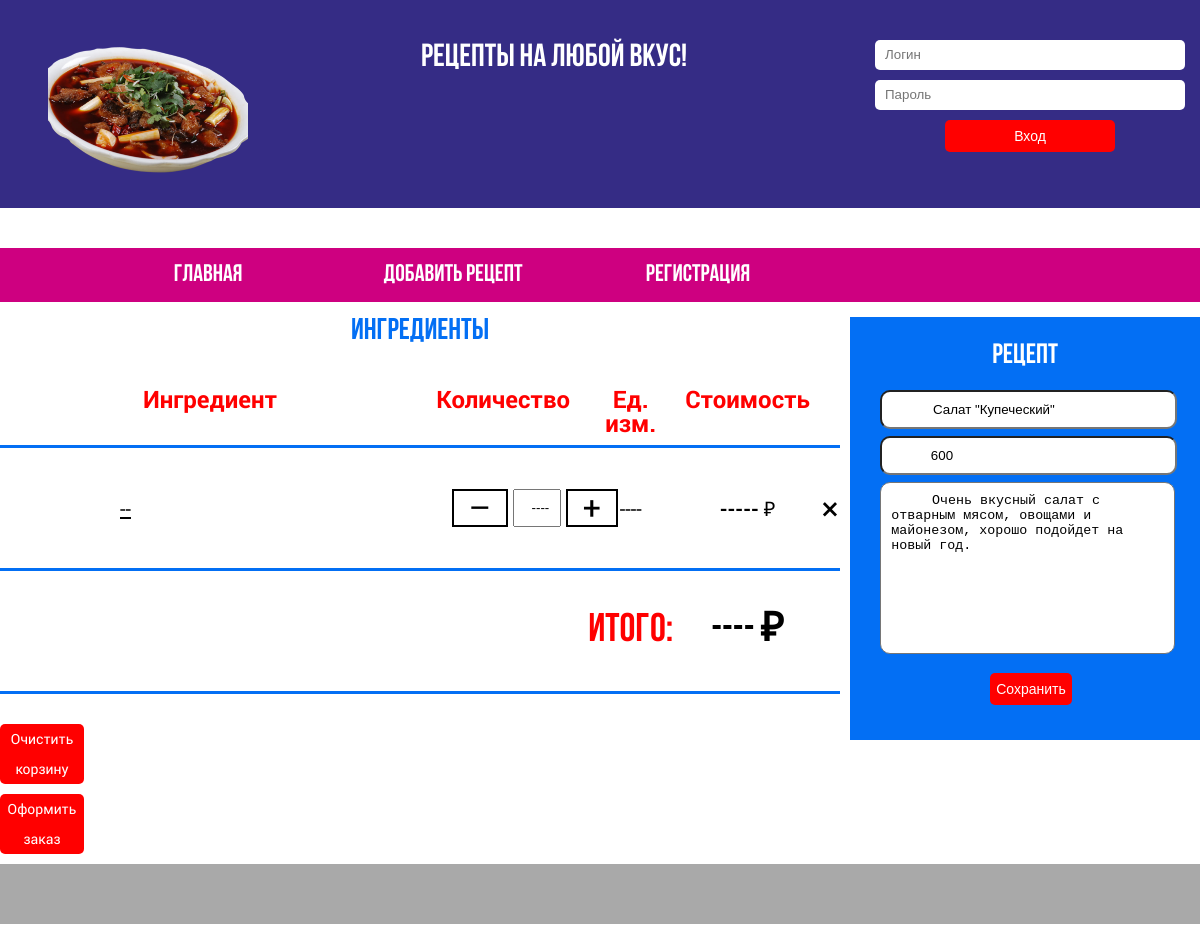
Page /recipe/3/ on the committed database.
### receipts/models.py (models this page shows, shortened)
class Recipe(models.Model):
    author = models.ForeignKey('auth.User', on_delete=models.CASCADE, null=True, )
    name = models.CharField(max_length=255)
    total_cost = models.DecimalField(max_digits=8, decimal_places=2,)
    total_weight = models.PositiveIntegerField()
    description = models.TextField()

### receipts/views.py (the view)
# urls.py: path('recipe/<int:pk>/', views.update_page, name='update_page'),
def update_page(request, pk):
    receipt = Recipe.objects.get(id=pk)
    form = RecipeCreationForm(initial={'name': receipt.name, 'total_weight': receipt.total_weight, 'description': receipt.description})
    print("------------------------------------------------------------------------------------------------------------------------")
    print(form.is_valid())
    receipt = Recipe.objects.get(id=pk)
    context = {
        'form': form,
        'pk': pk,
        'receipt': receipt,
        'components' : list(map(lambda x: str(x), list(receipt.ingredient_set.all()))),
    }
    return render(request, 'edit_recipe.html', context)

### receipts/forms.py
class RecipeCreationForm(forms.ModelForm):
    class Meta:
        model = Recipe
        fields = ('name', 'total_weight', 'description',)
        widgets = {
            'name': forms.TextInput(attrs=
            {
                'class': 'form-input',
                'required':'',
                'name':'name',
                'id':'name',
                'type':'text',
                'placeholder':'Наименование',
            }),
            'total_weight': forms.NumberInput(attrs=
            {
                'class': 'form-input',
                'required':'',
                'name':'total_weight',
                'id':'total_weight',
                'type':'number',
                'placeholder':'Общий вес',
            }),
            'description': forms.Textarea(attrs=
            {
                'class': 'form-input',
                'required':'',
                'name':'description',
                'id':'description',
                'type':'text',
                'placeholder':'Описнание',
            })
        }

### receipts/models.py (called while the page is built)
    def __str__(self):
        return  "\"" + self.product.name + "\"" + " в количестве " + str(self.qty) + " " + self.unit

### templates/edit_recipe.html (shortened to what this page needs)
{% extends 'base.html' %}
{% block content %}
<div class="personal_banner-form">
    <span class="form_title">рецепт</span>
    <form method="POST" action="/recipe/{{pk}}/edit/" class="login-form spacer" id="signup-form">
        <div class="input-group">
            {{form.name}}
        </div>
        <div class="input-group">
            {{form.total_weight}}
        </div>
        <div class="input-group">
            {{form.description}}
        </div>
        <input class="but" type="submit" class="submit" value="Сохранить">
    </form>
</div>
<section class = "favourite">
    <div class = "watch_orders">
        <h1 class = "title">Ингредиенты</h1>
        <table class = "basket-table" >
        <thead>
            <tr>
                <th>Ингредиент</th>
                <th>Количество</th>
                <th>Ед. изм.</th>
                <th>Стоимость</th>
                <th></th>
            </tr>
        </thead>
        <tbody>
            <tr>
                <td id = "lines_basket" class = "basket-table_product">
                    <span class = "basket-table_name"> --               </span>
                </td>
                <td id = "lines_basket"class = "basket-table_count">
                    <div class = "basket-count">
                        <div class = "minus">
                            <span><a href = "" title = "Уменьшить">&#8211;</a></span>
                        </div>
                        <div class = "current">
                            <input class = "g-input" type = "text" value = "    ----     " readonly>
                        </div>
                        <div class = "plus">
                            <span><a href = "" title = "Увеличить">+</a></span>
                        </div>
                    </div>
                </td >
                <td id = "lines_basket" class = "basket-table_price">
                    <span>----                    </span>
                </td>
                <td id = "lines_basket" class = "basket-table_total">
                    <span>   ----- &#8381;</span>
                </td>
                <td id = "lines_basket" class = "basket-table_remove">
                    <span><a href="" title = "Удалить">&times;</a></span>
                </td>
            </tr>
            <tr>
                <td class = "Total" colspan = 2></td>
                <td class = "Total">Итого:</td>
                <td class = "Total_price">---- &#8381;</td>
                <td class = "Total"></td>
            </tr>
        </tbody>
        </table>
        <div class = "actions">
            <div class="reset_basket">
                    <span class="g_btn"><a id="reference" href = "------">Очистить корзину</a></span>
            </div>
            <div class="order">
                    <span class="g_btn"><a id="reference" href = "-------">Оформить заказ</a></span>
            </div>
        </div>
    </div>
</section>
{% endblock content %}

### static/css/2.css (style rules this page uses)
html, body, div, span, applet, object, iframe, h1, h2, h3, h4, h5, h6, p, blockquote, pre, a, abbr, acronym, address, big, cite, code, del, dfn, em, img, ins, kbd, q, s, samp, small, strike, strong, sub, sup, tt, var, b, u, i, center, dl, dt, dd, ol, ul, li, fieldset, form, label, legend, table, caption, tbody, tfoot, thead, tr, th, td, article, aside, canvas, details, embed, figure, figcaption, footer, header, hgroup, menu, nav, output, ruby, section, summary, time, mark, audio, video { margin: 0; padding: 0; border: 0; font-size: 100%; font: inherit; vertical-align: baseline; }
article, aside, details, figcaption, figure, footer, header, hgroup, menu, nav, section { display: block; }
body { line-height: 1; }
table { border-collapse: collapse; border-spacing: 0; }
section { position: relative; margin-bottom: 15px; }
input, select, button { outline: none; }
textarea { resize: none; }

### static/css/3.css (style rules this page uses)
html { font-size: 16px; }
body { font-family: "RobotoRegular", "Times New Roman", "sans-serif"; }
a { text-decoration: none; color: #000; }

### static/css/1.css (style rules this page uses)
.g_btn { display: inline-block; width: 50%; background-color: red; border-radius: 5px; color: white; line-height: 30px; font-size: .875rem; text-align: center; border: none; margin-bottom: 10px; cursor: pointer; }
.form_title { display: block; margin-bottom: 20px; font-family: "Bebas"; font-weight: 700; color: white; font-size: 1.75rem; text-align: center; text-transform: uppercase; }
#reference { color:white; font-size: .875rem; text-align: center; }

### static/css/catalog.css (style rules this page uses)
.title { display: block; margin-bottom: 30px; text-align: center; font-family: "Bebas"; font-weight: 700; font-size: 1.875rem; color: #036ff4; }

### static/css/basket.css (style rules this page uses)
.basket-table { border-collapse: collapse; text-align: center; width: 100%; margin-bottom: 30px; }
.basket-table > thead > tr > th { border-bottom: 3px solid #036ff4; font-family: "RobotoBold"; text-align: center; padding: 10px; color: red; font-size: 1.5rem; }
#lines_basket { border-bottom: 3px solid #036ff4; font-weight: 400; font-size: 1.25rem; height: 120px; vertical-align: middle; }
.basket-table_product { width: 50%; text-align: left; }
.basket-table_name { position: relative; padding-left: 120px; text-decoration: underline; line-height: 1.3; }
.basket-table_price { white-space: nowrap; text-align: center; }
.basket-table_total { white-space: nowrap; font-weight: 700; text-align: center; }
.basket-count { display: flex; text-align: center; padding-left: 19%; }
.minus { position: relative; font-size: 2rem; border: 2px solid black; }
.minus > span > a { padding: 0 15px; }
.g-input { margin: 0 5px; position: relative; height: 32px; line-height: 32px; width: 40px; }
.plus { position: relative; font-size: 2rem; border: 2px solid black; }
.plus > span > a { padding: 0 15px; }
.basket-table_remove > span > a { font-size: 2rem; text-align: center; }
.reset_basket { display:inline-block; width: 20%; margin-right: 59.65%; }
.basket-table_total { font-family: "RobotoBold"; text-align: center; }
.order { display:inline-block; width: 20%; }
.Total { border-bottom: 3px solid #036ff4; height: 120px; vertical-align: middle; font-family: "Bebas"; font-weight: 700; font-size: 2.5rem; text-align: center; color: red; }
.Total_price { border-bottom: 3px solid #036ff4; height: 120px; vertical-align: middle; font-family: "Bebas"; font-weight: 700; font-size: 2.5rem; text-align: center; }
.watch_orders { width: 70%; overflow: hidden; float: left; }

### static/css/reg.css (style rules this page uses)
.but { display: block; margin-top: 10px; margin-left: 110px; background-color: red; border-radius: 5px; color: white; line-height: 30px; font-size: .875rem; text-align: center; border: none; margin-bottom: 10px; align-self: center; cursor: pointer; }
.personal_banner-form { width: 24.15%; padding: 25px 30px; background-color: #036ff4; margin-bottom: 20px; overflow: hidden; float: right; }

### static/css/styles.css (style rules this page uses)
.form-input { padding: 10px; width: 100%; border-radius: 10px; text-indent: 15%; margin-bottom: 7px; margin-right: 7px }
.input-group { position: relative; width: 94%; }

### rows in the picture
Recipe: name "Салат \"Купеческий\"", total_weight "600", description "Очень вкусный салат с отварным мясом, овощами и майонезом, хорошо подойдет на новый год."
